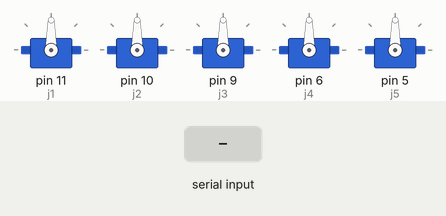
Recording of a sketch running on a simulated Arduino Uno, built with avr-gcc and run on an emulated ATmega328P. Shown: 5 × servo. Inputs (shaded band) come from the test bench.

Above: at 1.2 s.
1.3 s: "<90,45,200>" received over Serial
At 3.6 s:
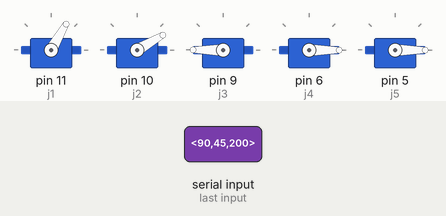
4.3 s: "<30,150,10>" received over Serial
At 7.1 s:
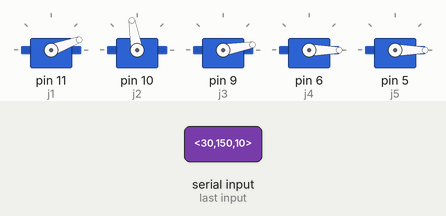
7.3 s: "<30,150,10,200>" received over Serial
At 8.7 s:
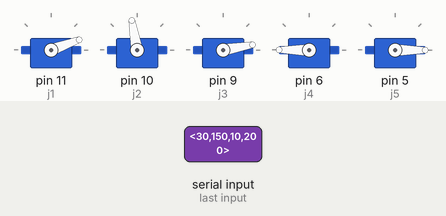
9.8 s: "<1,90,45>" received over Serial
At 12.4 s:
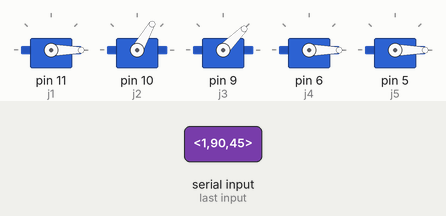
Timing chart, 0 to 13.8 s (numbered marks = the images above; inputs shaded):
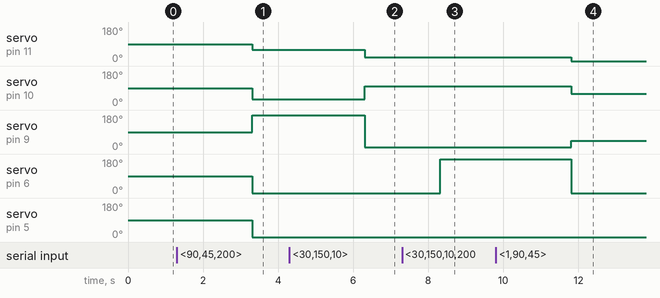

Measured:
- after the input at 1.3 s, servo on pin 11 (j1): 90° → 60° after 2.0 s; servo on pin 10 (j2): 90° → 30° after 2.0 s; servo on pin 9 (j3): 90° → 180° after 2.0 s; servo on pin 6 (j4), servo on pin 5 (j5): 90° → 0° after 2.0 s
- after the input at 4.3 s, servo on pin 11 (j1): 60° → 20° after 2.0 s; servo on pin 10 (j2): 30° → 100° after 2.0 s; servo on pin 9 (j3): 180° → 10° after 2.0 s
- after the input at 7.3 s, servo on pin 6 (j4): 0° → 180° after 1.0 s
- after the input at 9.8 s, servo on pin 11 (j1): 20° → 0° after 2.0 s; servo on pin 10 (j2): 100° → 60° after 2.0 s; servo on pin 9 (j3): 10° → 45° after 2.0 s; servo on pin 6 (j4): 180° → 0° after 2.0 s

The sketch:

ArmControl452.ino
```cpp
#include <Servo.h>

int angles[] = {180, 180, 180, 180, 180};

Servo j1;
Servo j2;
Servo j3;
Servo j4;
Servo j5;


void setup() {
  // put your setup code here, to run once:
  Serial.begin(9600);
  j1.attach(11);
  j2.attach(10);
  j3.attach(9);
  j4.attach(6);
  j5.attach(5);

}

void loop() {
  // put your main code here, to run repeatedly:
   if(Serial.available() > 0){
    if(Serial.read() == '<'){
      angles[0] = Serial.parseInt();
      angles[1] = Serial.parseInt();
      angles[2] = Serial.parseInt();
      angles[3] = Serial.parseInt();
      angles[4] = Serial.parseInt();
    }
    if(Serial.read() == '>'){
      Serial.println("correct!");
      for(int i = 0; i < 5; i++){
        Serial.print(angles[i]);
        Serial.print(", ");
      }
    }
    int big = int(2.0/3.0 * angles[0]);
    j1.write(big);
    int big2 = int(2.0/3.0 * angles[1]);
    j2.write(big2);
    j3.write(angles[2]);
    j4.write(angles[3]);
    j5.write(angles[4]);
  }

}
```
